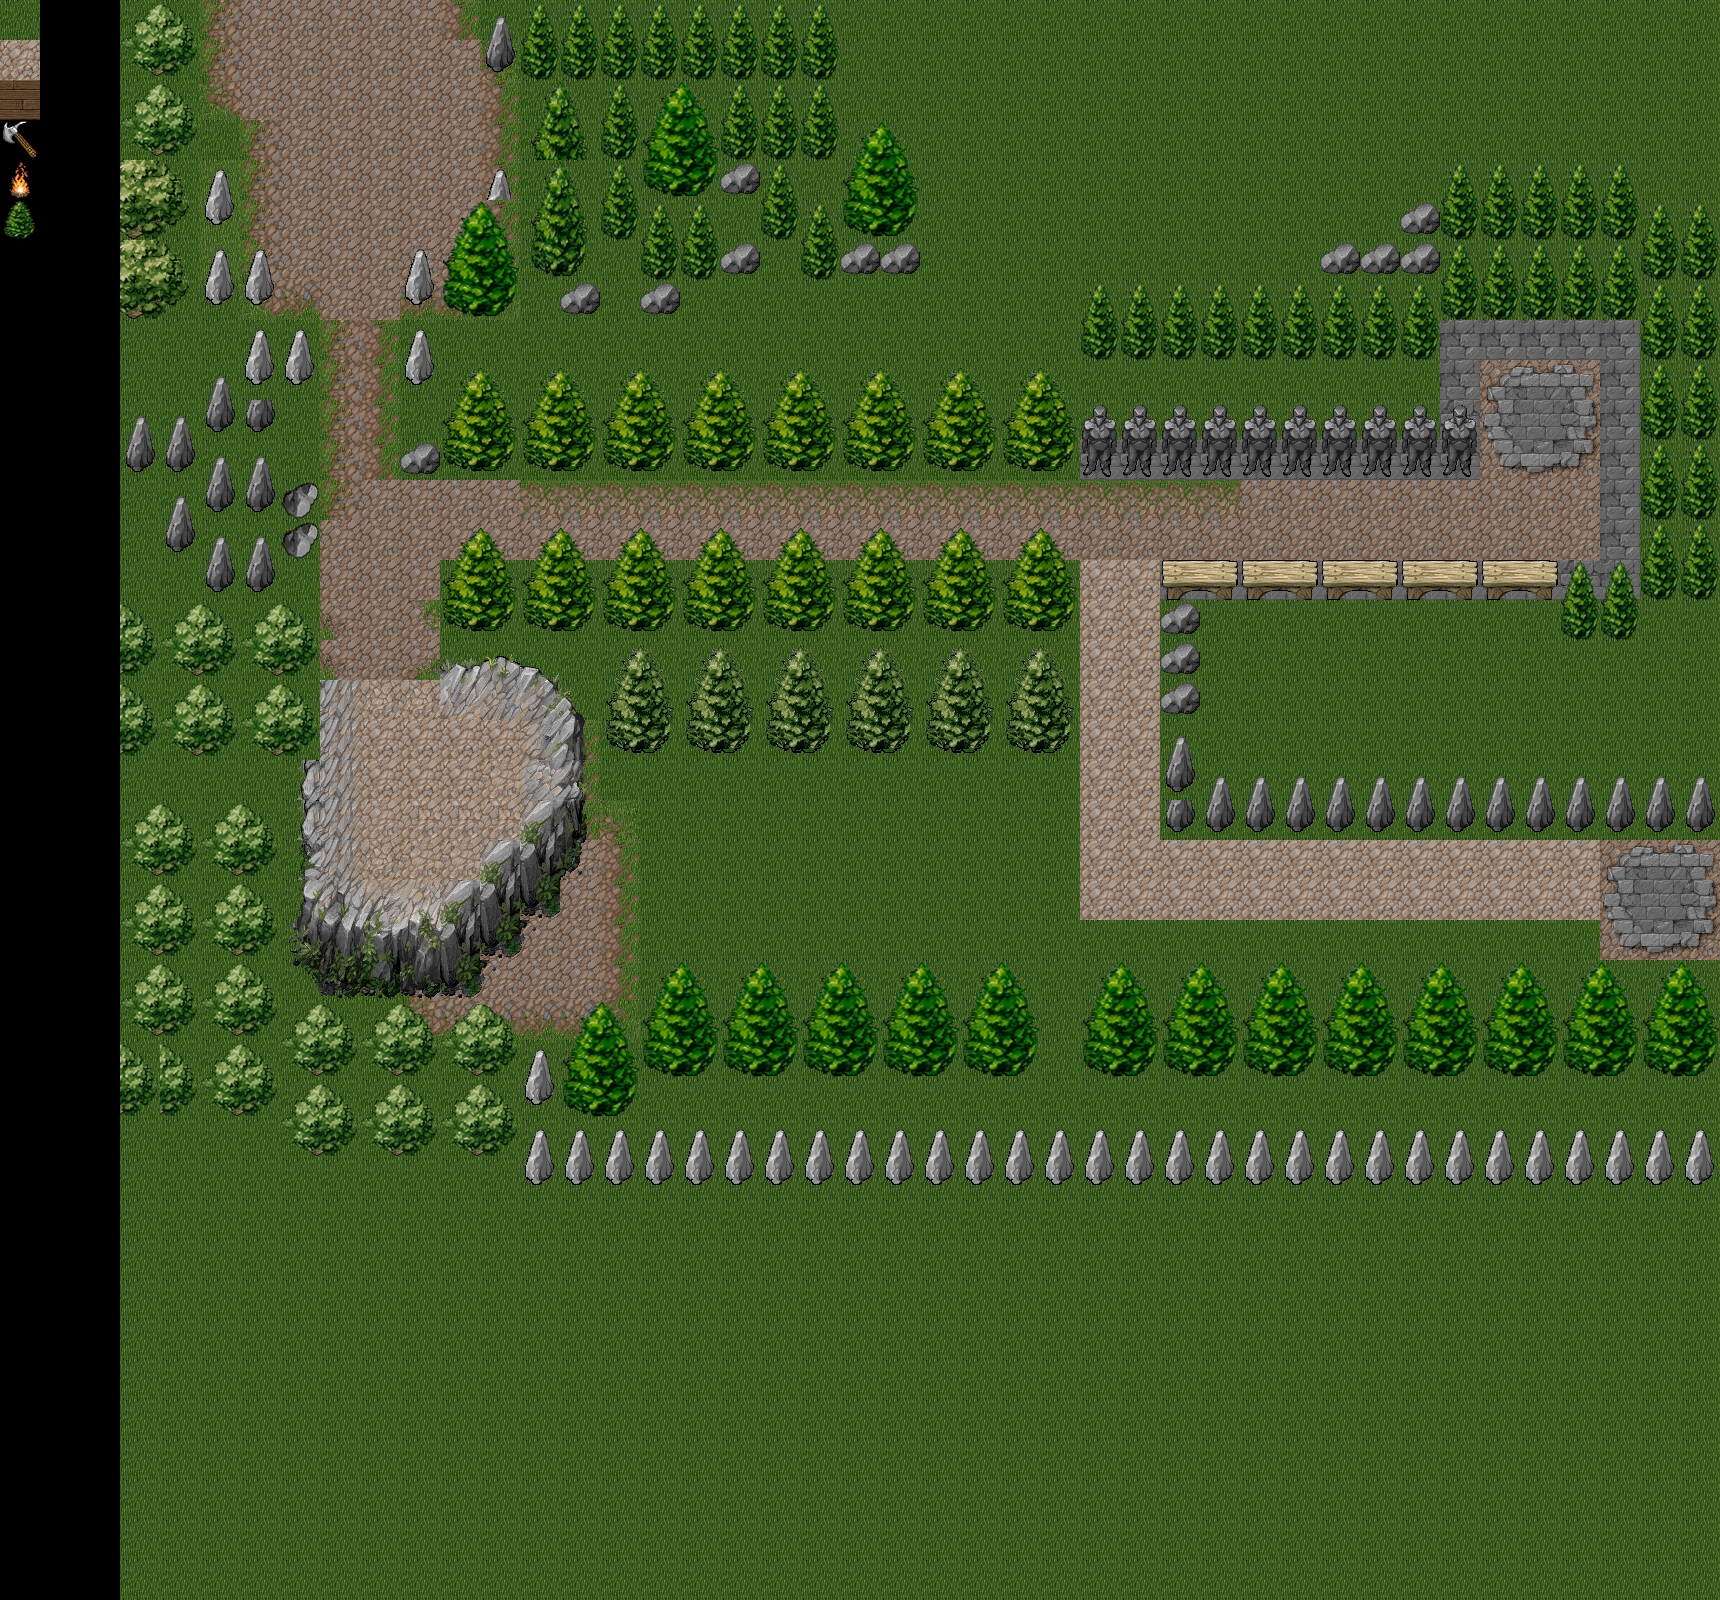

Below is a game level as drawn by its tile map, then a one-line description and the .tmx that defines it (tile-layer data replaced by summaries):
An orthogonal 43x40 tile map with 40x40 px tiles, 3 tile layers (ground, tree, modifiable), 3 tilesets and 1 object (spawnPoint).

<map version="1.0" orientation="orthogonal" width="43" height="40" tilewidth="40" tileheight="40">
 <tileset firstgid="1" name="Level" tilewidth="40" tileheight="40">
  <image source="Lost_Garden_Terrain.png" width="800" height="800" />
 </tileset>
 <tileset firstgid="401" name="Lost_Garden_Tileset" tilewidth="40" tileheight="40">
  <image source="Lost_Garden_Tileset.png" width="1000" height="800" />
 </tileset>
 <tileset firstgid="901" name="skills" tilewidth="40" tileheight="40">
  <image source="skills.png" width="200" height="200" />
 </tileset>
 <layer name="ground" width="43" height="40">
  <properties>
   <property name="blocked" value="false" />
  </properties>
  <data>[1720 cells, 1606 non-empty, 35 distinct tile ids]</data>
 </layer>
 <layer name="tree" width="43" height="40">
  <properties>
   <property name="blocked" value="true" />
  </properties>
  <data>[1720 cells, 647 non-empty, 77 distinct tile ids]</data>
 </layer>
 <objectgroup name="player" width="43" height="40">
  <object name="spawnPoint" x="408" y="810" width="18" height="18" />
 </objectgroup>
 <layer name="modifiable" width="43" height="40">
  <data>[1720 cells, 0 non-empty, 0 distinct tile ids]</data>
 </layer>
</map>